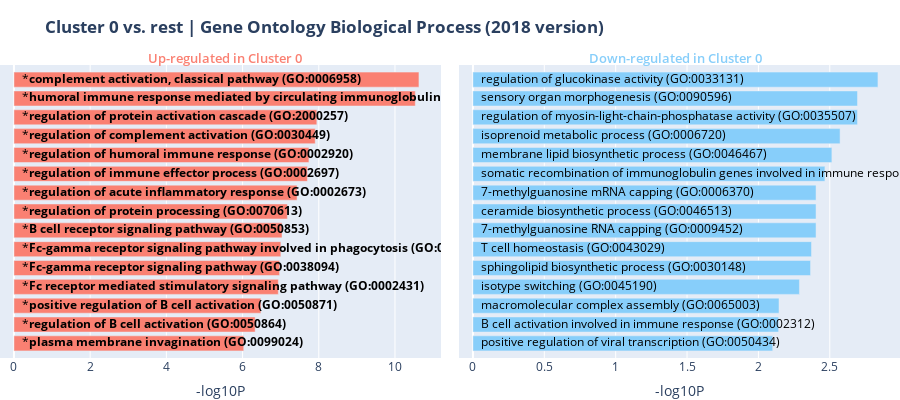
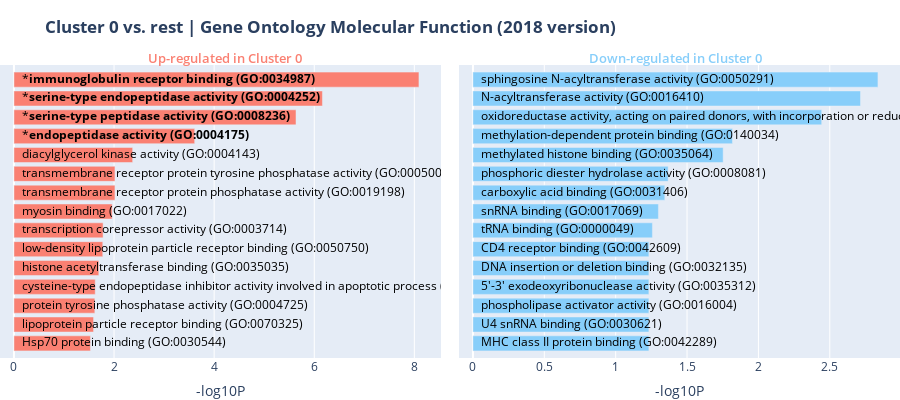
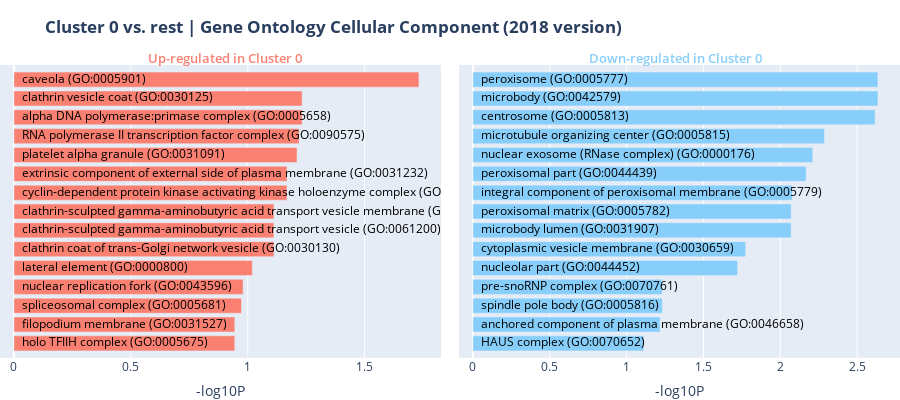
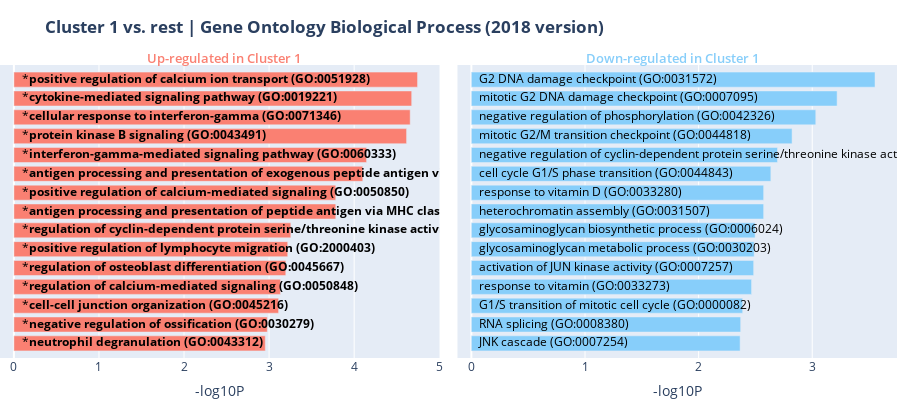

The notebook cell saved with these charts, in order:
### Code cell
%%appyter code_exec
{% if deg.value == True and "Gene Ontology" in enrichr_libraries.value %}

results['go_enrichment'] = {}
for label, signature in signatures.items():
    # Run analysis
    results['go_enrichment'][label] = get_enrichr_results_by_library(results['enrichr'][label], label, library_type='go', version='2018')
    
for label, signature in signatures.items():
    {% if enrichment_groupby.value == "user_defined_class" %}
    case_name = label.split(" vs. ")[1]
    {% else %}
    case_name = label.split(" vs. ")[0]
    {% endif %}
    
    # Create dataframe
    enrichment_results = results['go_enrichment'][label]
    enrichment_dataframe = pd.concat([enrichment_results['upregulated'], enrichment_results['downregulated']])

    # Plot barcharts
    libraries = enrichment_dataframe['gene_set_library'].unique()   
    for gene_set_library in libraries:
        plot_library_barchart(enrichment_results, gene_set_library, enrichment_results['signature_label'], case_name, enrichment_results['sort_results_by'], nr_genesets=nr_genesets, plot_type=plot_type) # 10 300
    figure_counter = display_object(figure_counter, "Enrichment Analysis Results for {} in Gene Onotology. The figure contains interactive bar charts displaying the results of the Gene Ontology enrichment analysis generated using Enrichr. The x axis indicates the -log10(P-value) for each term. Significant terms are highlighted in bold. Additional information about enrichment results is available by hovering over each bar.".format(label), istable=False)
{% endif %}
